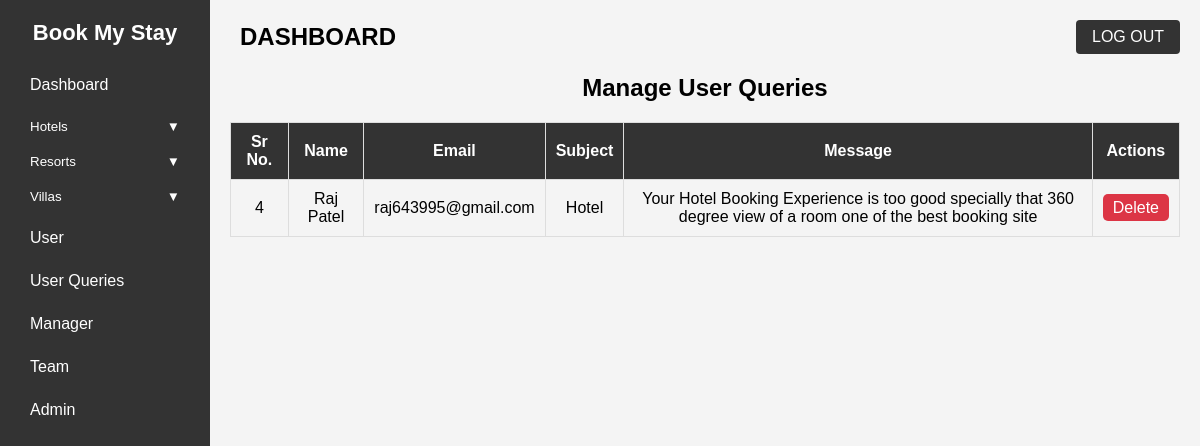
Page /admin/dashboard.php?page=userquery.php (signed in) on the committed database.
### tables this page shows
CREATE TABLE `user_queries` (
  `srno` int(11) NOT NULL,
  `name` varchar(255) NOT NULL,
  `email` varchar(255) NOT NULL,
  `subject` varchar(255) NOT NULL,
  `message` text NOT NULL
);

### admin/userquery.php (the view, shortened to what this page needs)
<?php
$conn = mysqli_connect("localhost", "root", "", "bookmyroom") or die("Database Error");
$result = mysqli_query($conn, "SELECT * FROM user_queries");
?>
<!DOCTYPE html>
<html lang="en">
<head>
</head>
<body>
    <h2>Manage User Queries</h2>
    <?php if ($result && mysqli_num_rows($result) > 0): ?>
        <table>
            <tr>
                <th>Sr No.</th>
                <th>Name</th>
                <th>Email</th>
                <th>Subject</th>
                <th>Message</th>
                <th>Actions</th>
            </tr>
            <?php while ($row = mysqli_fetch_assoc($result)): ?>
                <tr>
                    <td><?php echo $row['srno']; ?></td>
                    <td><?php echo htmlspecialchars($row['name']); ?></td>
                    <td><?php echo htmlspecialchars($row['email']); ?></td>
                    <td><?php echo htmlspecialchars($row['subject']); ?></td>
                    <td><?php echo htmlspecialchars($row['message']); ?></td>
                    <td>
                        <a href="deleteuserquery.php?delete_id=<?php echo $row['srno']; ?>" class="delete-btn" onclick="return confirm('Are you sure you want to delete this query?');">Delete</a>
                    </td>
                </tr>
            <?php endwhile; ?>
        </table>
    <?php else: ?>
        <div class="no-data">No user queries found.</div>
    <?php endif; ?>
</body>
</html>

### admin/dashboard.php (style rules this page uses)
* { margin: 0; padding: 0; box-sizing: border-box; }
body { font-family: Arial, sans-serif; background-color: #f4f4f4; display: flex; }

### admin/userquery.php (style rules this page uses)
body { font-family: Arial, sans-serif; background-color: #f4f4f4; }
h2 { text-align: center; }
table { width: 100%; border-collapse: collapse; margin-top: 20px; }
th, td { border: 1px solid #ddd; padding: 10px; text-align: center; }
th { background-color: #333; color: white; }
a { text-decoration: none; padding: 5px 10px; border-radius: 5px; color: white; }
.delete-btn { background-color: #dc3545; }

### rows in the picture
user_queries: srno "4", name "Raj Patel", email "raj643995@gmail.com", subject "Hotel", message "Your Hotel Booking Experience is too good specially that 360 degree view of a room one of the best booking site"
